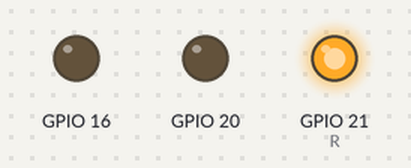
Bench run of a program on a simulated Raspberry Pi (BCM pin numbers). Parts: output pins drawn as LEDs (lit = HIGH).

Above: at 0.5 s.
At 1.5 s:
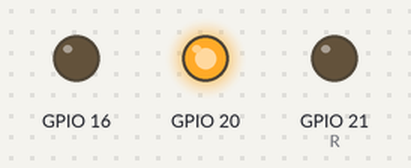
At 2.5 s:
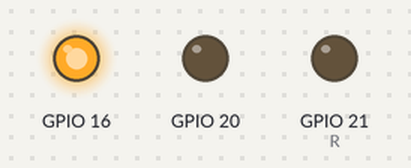
At 3.5 s:
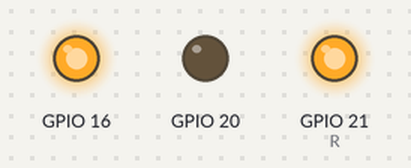
At 4.5 s:
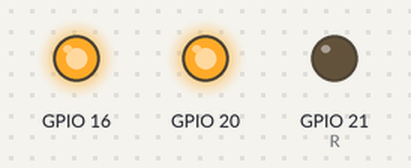
At 5.5 s:
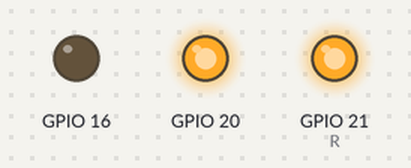
Timing chart, 0 to 7.8 s (numbered marks = the images above):
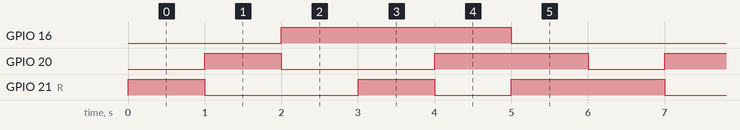

The program:

main.py
```python
"""
    RGB-LED:
        针脚顺序:[R,G,B,GND]
        R: 红色针脚
        G: 绿色针脚
        B: 蓝色针脚
        GND: 接地
    参考链接: https://cloud.tencent.com/developer/inventory/1503/article/1707072
"""

import RPi.GPIO as GPIO # 导入GPIO控制模块
import time # 时间模块

# 颜色列表
colors = [0xFF0000, 0x00FF00, 0x0000FF, 0xFF00FF, 0X00FFFF, 0xFFFF00]

# 定义针脚编号
R = 21
G = 20
B = 16

def setup(Rpin, Gpin, Bpin):
    global pins # 定义全局变量
    global p_R, p_G, p_B
    pins = {'pin_R': Rpin, 'pin_G': Gpin, 'pin_B': Bpin}
    # 设置针脚编码模式
    GPIO.setmode(GPIO.BCM)
    # 初始化LED
    for i in pins:
        GPIO.setup(pins[i], GPIO.OUT) # 设置针脚模式为输出
        GPIO.output(pins[i], GPIO.LOW) # 设置针脚输出为低电平
    # 设置脉冲频率
    p_R = GPIO.PWM(pins['pin_R'], 2000)
    p_G = GPIO.PWM(pins['pin_G'], 1999)
    p_B = GPIO.PWM(pins['pin_B'], 5000)
    # 初始化占空比
    p_R.start(0)
    p_G.start(0)
    p_B.start(0)

def map(x, in_min, in_max, out_min, out_max):
    return (x - in_min) * (out_max - out_min) / (in_max - in_min) + out_min

def off():
    # 关闭所有led
    for i in pins:
        GPIO.output(pins[i], GPIO.LOW)

def setColor(col):
    # 提取单独的颜色值
    R_val = (col & 0xFF0000) >> 16
    G_val = (col & 0x00FF00) >> 8
    B_val = (col & 0x0000FF) >> 0
    # 将颜色值转化为占空比
    R_val = map(R_val, 0, 255, 0, 100)
    G_val = map(G_val, 0, 255, 0, 100)
    B_val = map(B_val, 0, 255, 0, 100)
    # 更改占空比
    p_R.ChangeDutyCycle(R_val)
    p_G.ChangeDutyCycle(G_val)
    p_B.ChangeDutyCycle(B_val)

def loop():
    while True:
        for col in colors:
            setColor(col)
            time.sleep(1)

def destory():
    p_R.stop()
    p_G.stop()
    p_B.stop()
    off()
    GPIO.cleanup()

if __name__ == "__main__":
    try:
        setup(R, G, B)
        loop()
    except KeyboardInterrupt:
        destory()
```

Measured:
- by itself, GPIO 16: alternates HIGH for 3.0 s and LOW for 3.0 s
- by itself, GPIO 20: repeats every 6.0 s: LOW 2.0 s, HIGH 2.0 s, LOW 1.0 s, HIGH 1.0 s
- by itself, GPIO 21 (R): repeats every 6.0 s: LOW 2.0 s, HIGH 1.0 s, LOW 1.0 s, HIGH 2.0 s
